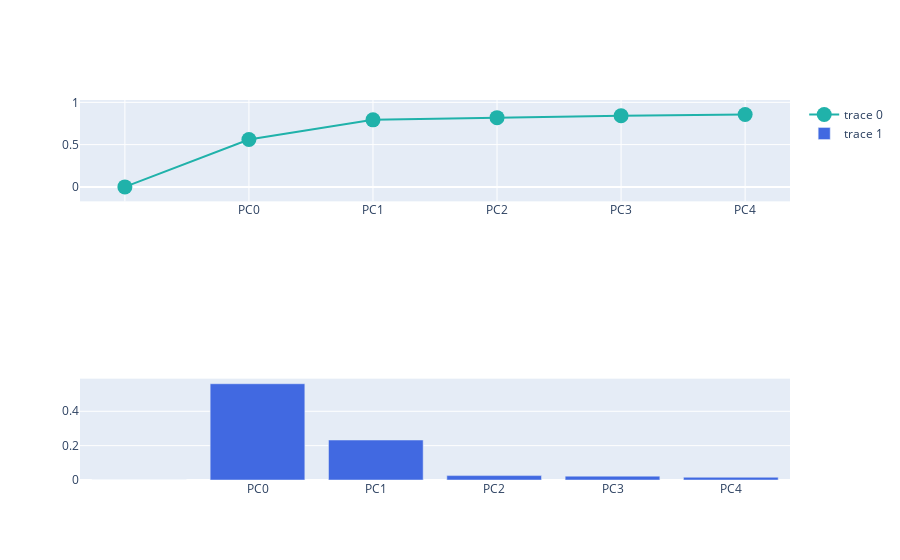

The notebook cell this image was saved under:
### Code cell
# for i in range(len(images)):
#     pca(images[i])
pca(trunc_img)

### Figure 1 — Plotly figure (JSON) as saved in the notebook; plotly's stock layout.template omitted (floating-point values rounded to 4 significant figures)
{"data": [{"marker": {"color": "LightSeaGreen", "size": 15}, "type": "scatter", "x": ["", "PC0", "PC1", "PC2", "PC3", "PC4"], "xaxis": "x", "y": [0, 0.56, 0.793, 0.819, 0.841, 0.857], "yaxis": "y"}, {"marker": {"color": "RoyalBlue"}, "type": "bar", "x": ["", "PC0", "PC1", "PC2", "PC3", "PC4"], "xaxis": "x3", "y": [0, 0.5604, 0.2328, 0.02563, 0.02249, 0.01589], "yaxis": "y3"}], "layout": {"xaxis": {"anchor": "y", "domain": [0, 1]}, "xaxis2": {"anchor": "y2", "domain": [0, 1]}, "xaxis3": {"anchor": "y3", "domain": [0, 1]}, "yaxis": {"anchor": "x", "domain": [0.7333, 1]}, "yaxis2": {"anchor": "x2", "domain": [0.3667, 0.6333]}, "yaxis3": {"anchor": "x3", "domain": [0, 0.2667]}}}
